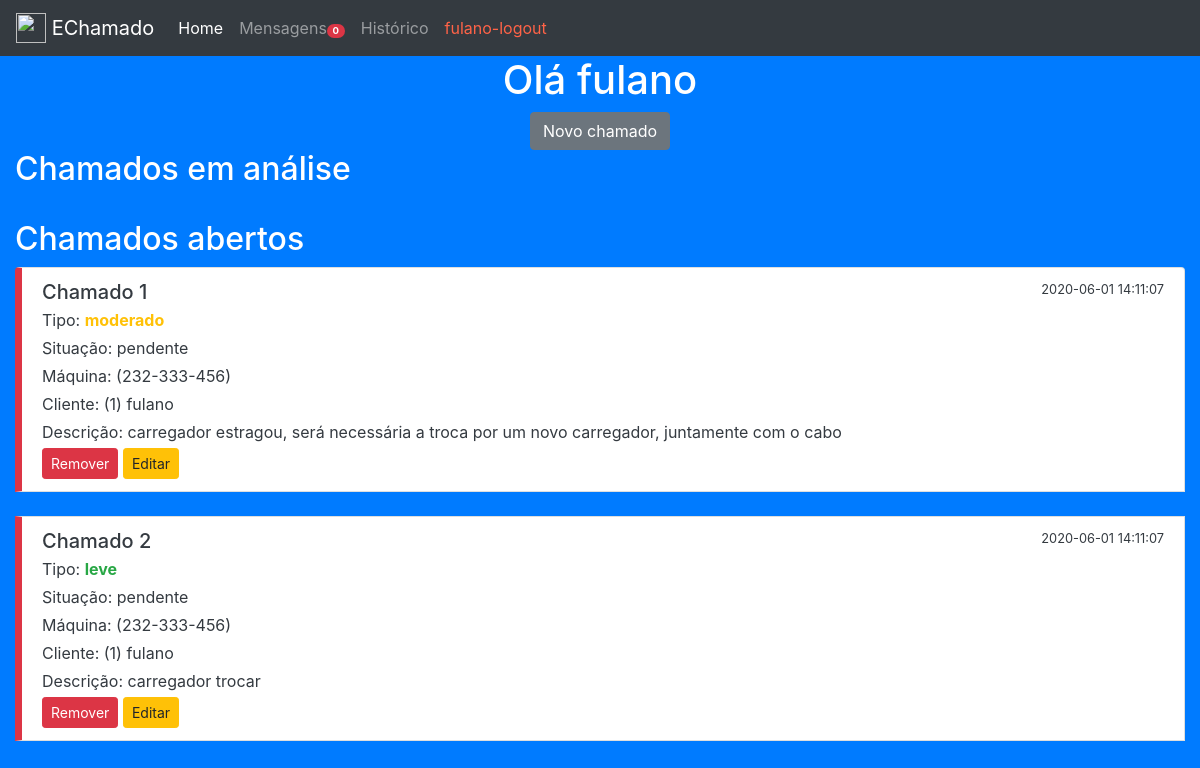
The app's page /pCliente.php (signed in) with its own data.
### tables this page shows
CREATE TABLE chamado (
    id INTEGER AUTO_INCREMENT PRIMARY KEY,
    dthrCadastro DATETIME NOT NULL DEFAULT now(),
    descricao VARCHAR(500) NOT NULL,
    tipo VARCHAR(10) NOT NULL,
    situacao VARCHAR(10) NOT NULL DEFAULT "pendente",
    ipMaquina VARCHAR(30),
    idCliente INTEGER NOT NULL,
    idTecnico INTEGER,
    dthrAnalise DATETIME,
    dthrFinalizado DATETIME
) CHARSET=utf8;

CREATE TABLE cliente (
    id INTEGER AUTO_INCREMENT PRIMARY KEY,
    nome VARCHAR(50) NOT NULL,
    senha VARCHAR(5) NOT NULL,
    ativo BOOLEAN NOT NULL DEFAULT 1,
    ipMaquina VARCHAR(30)
) CHARSET=utf8;

### pCliente.php (the view, shortened to what this page needs)
<?php
    require_once 'conect.php';
    $r = $db->prepare("SELECT id FROM cliente WHERE nome=? AND senha=?");
    $r->execute(array($_SESSION['nome'],$_SESSION['senha']));
    $linhas = $r->fetchAll(PDO::FETCH_ASSOC);
    foreach($linhas as $l) {$id=$l['id'];}
    $r = $db->prepare("SELECT count(id) FROM notificacao WHERE idCliente=?");
    $r->execute(array($id));
    $linhas = $r->fetchAll(PDO::FETCH_ASSOC);
    foreach($linhas as $l) {$not = "<small><span class='badge badge-pill badge-danger'>".$l['count(id)']."</span></small>";}
?>
<body id="fundo">
<div class="container-fluid">
    <div class="row">
        <div class="col-sm-12" id="menu">
            <nav class="navbar navbar-expand-lg navbar-dark bg-dark">
                <a class="navbar-brand" href="pCliente.php"><img src="https://img.icons8.com/color/48/000000/technical-support.png" width="30" height="30" class="d-inline-block align-top" alt="" loading="lazy"> EChamado</a>
                <div class="collapse navbar-collapse" id="navbarNav">
                    <ul class="navbar-nav">
                        <li class="nav-item active"><a class="nav-link" href="pCliente.php">Home</a></li>
                        <li class="nav-item"><a class="nav-link" href="mensagem.php">Mensagens<?=$not?></a></li>
                        <li class="nav-item"><a class="nav-link" href="cliRelFinalizados.php">Histórico</a></li>
                        <li class="nav-item"><a class="nav-link" href="logout.php" style="color:tomato;"><?=$_SESSION['nome']?>-logout</a></li>
                    </ul>
                </div>
            </nav>
        </div>
    </div>
    <div class="row">
        <div class="col-sm-12" style="text-align: center;">
            <h1>Olá <?=$_SESSION['nome']?></h1>
            <a class="btn btn-secondary" href="addChamado.php">Novo chamado</a>
        </div>
    </div>
    <div class="row">
        <div class="col-sm-12">
            <h2>Chamados em análise</h2>
            <br>
        </div>
    </div>
    <div class="row">
        <div class="col-sm-12">
            <h2>Chamados abertos</h2>
            <div class="list-group">
                <?php
                    $r = $db->prepare("SELECT * FROM chamado WHERE idCliente=? AND situacao='pendente' ORDER BY dthrCadastro DESC,situacao,tipo DESC");
                    $r->execute(array($id));
                    $linhas = $r->fetchAll(PDO::FETCH_ASSOC);
                    foreach($linhas as $l) {
                        switch ($l['tipo']) {
                            case "leve":
                                $cor = "#28A745";
                                break;
                            case "moderado":
                                $cor = "#FFC107";
                                break;
                        }
                        echo "
                            <li class='list-group-item' id='item2'>
                                <div class='d-flex w-100 justify-content-between'>
                                    <h5 class='mb-1'>Chamado ".$l['id']."</h5>
                                    <small>".$l['dthrCadastro']."</small>
                                </div>
                                <p class='mb-1'>Tipo: <span style='color: ".$cor."'><b>".$l['tipo']."</b></span></p>
                                <p class='mb-1'>Situação: ".$l['situacao']."</p>
                        ";
                        echo "
                                <p class='mb-1'>Máquina: (".$l['ipMaquina'].") ".$nomeMaquina."</p>
                        ";
                        $r3 = $db->prepare("SELECT nome FROM cliente WHERE id=?");
                        $r3->execute(array($l['idCliente']));
                        $linhas3 = $r3->fetchAll(PDO::FETCH_ASSOC);
                        foreach($linhas3 as $l3) {$nomeCliente = $l3['nome'];}
                        echo "
                                <p class='mb-1'>Cliente: (".$l['idCliente'].") ".$nomeCliente."</p>
                                <p class='mb-1'>Descrição: ".$l['descricao']."</p>
                                <a class='btn btn-danger btn-sm' href='remChamado.php?id=".base64_encode($l['id'])."'>Remover</a>
                                <a class='btn btn-warning btn-sm' href='edChamado.php?id=".base64_encode($l['id'])."'>Editar</a>
                            </li>
                        ";
                        echo "<br>";
                    }
                ?>
            </div>
        </div>
    </div>
</div>
</body>
</html>

### estilo.css (style rules this page uses)
#fundo { background-color: #007BFF; color: white; }
#menu { padding: 0%; }
#item2 { color: #343A40; border-left: solid 7px #DC3545; }

### records on screen
chamado: id "1", dthrCadastro "2020-06-01 14:11:07", tipo "moderado", situacao "pendente", ipMaquina "232-333-456", idCliente "1", idCliente.nome "fulano", descricao "carregador estragou, será necessária a troca por um novo carregador, juntamente com o cabo"
chamado: id "2", dthrCadastro "2020-06-01 14:11:07", tipo "leve", situacao "pendente", ipMaquina "232-333-456", idCliente "1", idCliente.nome "fulano", descricao "carregador trocar"

### other values on screen
$l['count(id)'] "0"
$_SESSION['nome'] "fulano"
